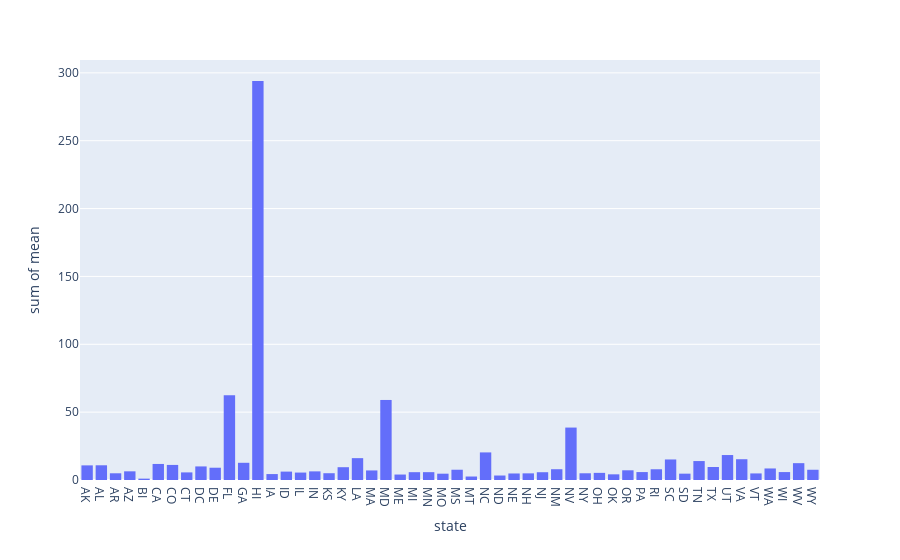

Write notebook code for a chart like this one.
### Markdown cell above
### 2. Количество школ по штатам

### Code cell
data2 = ds[['state', 'operational_schools']].groupby('state').agg({'operational_schools': ['mean']})

fig = px.histogram(data2['operational_schools'], x=data2['operational_schools'].index, y="mean")
fig.show()

### Figure 1 — Plotly figure (JSON) as saved in the notebook; plotly's stock layout.template omitted (floating-point values rounded to 4 significant figures)
{"data": [{"alignmentgroup": "True", "bingroup": "x", "histfunc": "sum", "hovertemplate": "state=%{x}<br>sum of mean=%{y}<extra></extra>", "legendgroup": "", "marker": {"color": "#636efa", "pattern": {"shape": ""}}, "name": "", "offsetgroup": "", "orientation": "v", "showlegend": false, "type": "histogram", "x": ["AK", "AL", "AR", "AZ", "BI", "CA", "CO", "CT", "DC", "DE", "FL", "GA", "HI", "IA", "ID", "IL", "IN", "KS", "KY", "LA", "MA", "MD", "ME", "MI", "MN", "MO", "MS", "MT", "NC", "ND", "NE", "NH", "NJ", "NM", "NV", "NY", "OH", "OK", "OR", "PA", "RI", "SC", "SD", "TN", "TX", "UT", "VA", "VT", "WA", "WI", "WV", "WY"], "xaxis": "x", "y": [10.77, 10.84, 4.941, 6.391, 1, 11.82, 11.11, 5.603, 9.998, 9.049, 62.4, 12.68, 294, 4.371, 6.187, 5.483, 6.361, 4.997, 9.428, 16.1, 7.047, 58.98, 4.024, 5.763, 5.78, 4.653, 7.569, 2.571, 20.33, 3.305, 4.804, 4.89, 5.734, 7.939, 38.64, 4.948, 5.26, 4.174, 7.149, 5.837, 7.913, 15.13, 4.669, 13.96, 9.567, 18.39, 15.3, 4.845, 8.5, 5.841, 12.4, 7.543], "yaxis": "y"}], "layout": {"barmode": "relative", "legend": {"tracegroupgap": 0}, "margin": {"t": 60}, "xaxis": {"anchor": "y", "domain": [0, 1], "title": {"text": "state"}}, "yaxis": {"anchor": "x", "domain": [0, 1], "title": {"text": "sum of mean"}}}}
